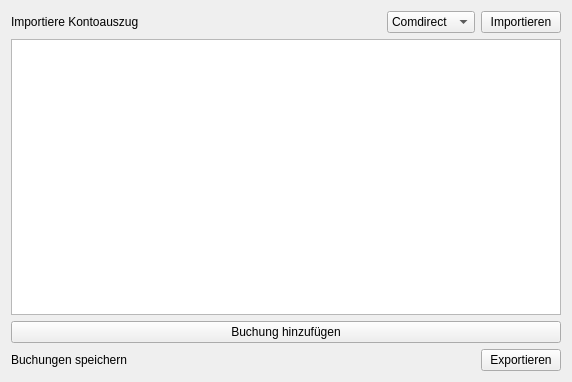
<?xml version="1.0" encoding="UTF-8"?>
<ui version="4.0">
 <class>MainWindow</class>
 <widget class="QMainWindow" name="MainWindow">
  <property name="geometry">
   <rect>
    <x>0</x>
    <y>0</y>
    <width>572</width>
    <height>382</height>
   </rect>
  </property>
  <property name="windowTitle">
   <string>Accounting Manager</string>
  </property>
  <widget class="QWidget" name="centralWidget">
   <layout class="QVBoxLayout" name="verticalLayout">
    <item>
     <layout class="QHBoxLayout" name="horizontalLayout_import">
      <item>
       <widget class="QLabel" name="label">
        <property name="text">
         <string>Importiere Kontoauszug</string>
        </property>
       </widget>
      </item>
      <item>
       <spacer name="horizontalSpacer">
        <property name="orientation">
         <enum>Qt::Horizontal</enum>
        </property>
        <property name="sizeHint" stdset="0">
         <size>
          <width>40</width>
          <height>20</height>
         </size>
        </property>
       </spacer>
      </item>
      <item>
       <widget class="QComboBox" name="comboBox_broker">
        <item>
         <property name="text">
          <string>Comdirect</string>
         </property>
         <property name="icon">
          <iconset resource="images.qrc">
           <normaloff>:/icons/icons/Comdirect.png</normaloff>:/icons/icons/Comdirect.png</iconset>
         </property>
        </item>
        <item>
         <property name="text">
          <string>Sparkasse</string>
         </property>
         <property name="icon">
          <iconset resource="images.qrc">
           <normaloff>:/icons/icons/Sparkasse.png</normaloff>:/icons/icons/Sparkasse.png</iconset>
         </property>
        </item>
       </widget>
      </item>
      <item>
       <widget class="QPushButton" name="pushButton_import">
        <property name="text">
         <string>Importieren</string>
        </property>
       </widget>
      </item>
     </layout>
    </item>
    <item>
     <widget class="QTableView" name="tableView_accountingEntries">
      <attribute name="horizontalHeaderDefaultSectionSize">
       <number>100</number>
      </attribute>
      <attribute name="horizontalHeaderHighlightSections">
       <bool>true</bool>
      </attribute>
      <attribute name="horizontalHeaderShowSortIndicator" stdset="0">
       <bool>false</bool>
      </attribute>
      <attribute name="horizontalHeaderStretchLastSection">
       <bool>false</bool>
      </attribute>
     </widget>
    </item>
    <item>
     <widget class="QPushButton" name="pushButton_addAccountingEntry">
      <property name="text">
       <string>Buchung hinzufügen</string>
      </property>
     </widget>
    </item>
    <item>
     <layout class="QHBoxLayout" name="horizontalLayout_export">
      <item>
       <widget class="QLabel" name="label_2">
        <property name="text">
         <string>Buchungen speichern</string>
        </property>
       </widget>
      </item>
      <item>
       <spacer name="horizontalSpacer_2">
        <property name="orientation">
         <enum>Qt::Horizontal</enum>
        </property>
        <property name="sizeHint" stdset="0">
         <size>
          <width>40</width>
          <height>20</height>
         </size>
        </property>
       </spacer>
      </item>
      <item>
       <widget class="QPushButton" name="pushButton_export">
        <property name="text">
         <string>Exportieren</string>
        </property>
       </widget>
      </item>
     </layout>
    </item>
   </layout>
  </widget>
 </widget>
 <layoutdefault spacing="6" margin="11"/>
 <tabstops>
  <tabstop>pushButton_import</tabstop>
  <tabstop>tableView_accountingEntries</tabstop>
  <tabstop>pushButton_export</tabstop>
 </tabstops>
 <resources>
  <include location="images.qrc"/>
 </resources>
 <connections/>
</ui>
